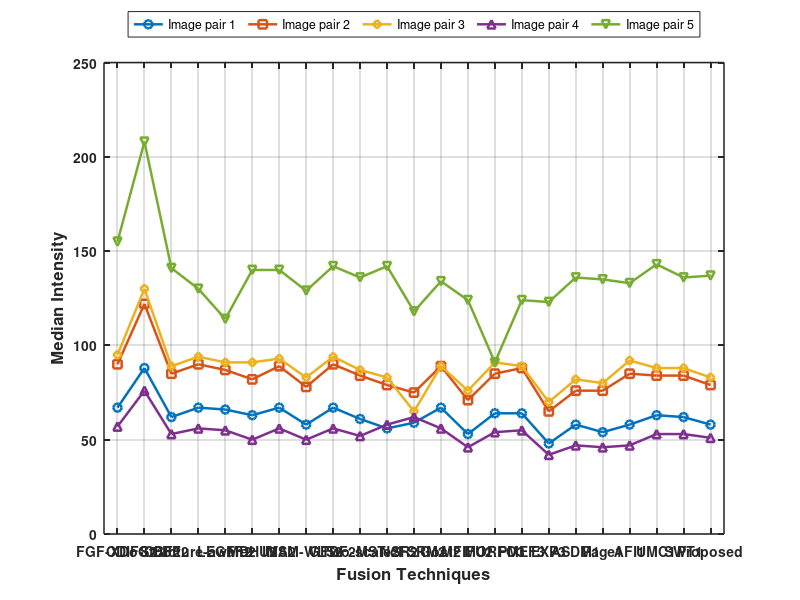

Recreate this plot in MATLAB.

clear; close all; clc;

% ---------------------------------------------------------
% Methods (23 Techniques) - Original Names Preserved
% ---------------------------------------------------------
methods = { ...
    'FGF-XDoG2','CDIF-CBF2','CBF2','Structure-aware2','LEGFF2',...
    'MDHU2','IMA2','VSM-WLS2','GFDF2','Two-scale2',...
    'MST-SR2','NcFSRM2','Gost2','MFIFU2','MORFO3',...
    'PMEF3','EXP3','ASDM1','Page1','AFI1','UMC1','SWT1','Proposed'};

% ---------------------------------------------------------
% MEDIAN VALUES FOR DATASETS 1, 8, 14, 17 AND D
% ---------------------------------------------------------
A = [67 88 62 67 66 63 67 58 67 61 56 59 ...
     67 53 64 64 48 58 54 58 63 62 58];

B = [90 122 85 90 87 82 89 78 90 84 79 75 ...
     89 71 85 88 65 76 76 85 84 84 79];

C = [95 130 89 94 91 91 93 83 94 87 83 65 ...
     89 76 91 89 70 82 80 92 88 88 83];

D = [57 76 53 56 55 50 56 50 56 52 58 62 ...
     56 46 54 55 42 47 46 47 53 53 51];

E = [155 208 141 130 114 140 140 129 142 136 142 118 ...
     134 124 91 124 123 136 135 133 143 136 137];

% ---------------------------------------------------------
% PLOT MEDIAN VALUES FOR DATASETS 1, 8, 14, 17 AND D
% ---------------------------------------------------------
figure('Color','w','Position',[100 100 1400 650]);

hold on;
grid on;
box on;

x = 1:length(methods);

plot(x,A,'-o','LineWidth',1.8,'MarkerSize',6);
plot(x,B,'-s','LineWidth',1.8,'MarkerSize',6);
plot(x,C,'-d','LineWidth',1.8,'MarkerSize',6);
plot(x,D,'-^','LineWidth',1.8,'MarkerSize',6);
plot(x,E,'-v','LineWidth',1.8,'MarkerSize',6);

% ---------------------------------------------------------
% AXIS SETTINGS
% ---------------------------------------------------------
set(gca,'XTick',x,...
        'XTickLabel',methods,...
        'XTickLabelRotation',50,...
        'FontSize',10,...
        'FontWeight','bold');

xlim([0.5 23.5]);

xlabel('Fusion Techniques','FontSize',12,'FontWeight','bold');
ylabel('Median Intensity','FontSize',12,'FontWeight','bold');

%title('Median Intensity Comparison Across Datasets 1, 8, 14, 17 and D',...'FontSize',14,'FontWeight','bold');

legend({'Image pair 1','Image pair 2','Image pair 3',...
        'Image pair 4','Image pair 5'},...
        'Location','northoutside',...
        'Orientation','horizontal');

set(gca,'LineWidth',1.1);

hold off;

% ---------------------------------------------------------
% SAVE FIGURE
% ---------------------------------------------------------
exportgraphics(gcf,'Median_Comparison_image.png','Resolution',600);
